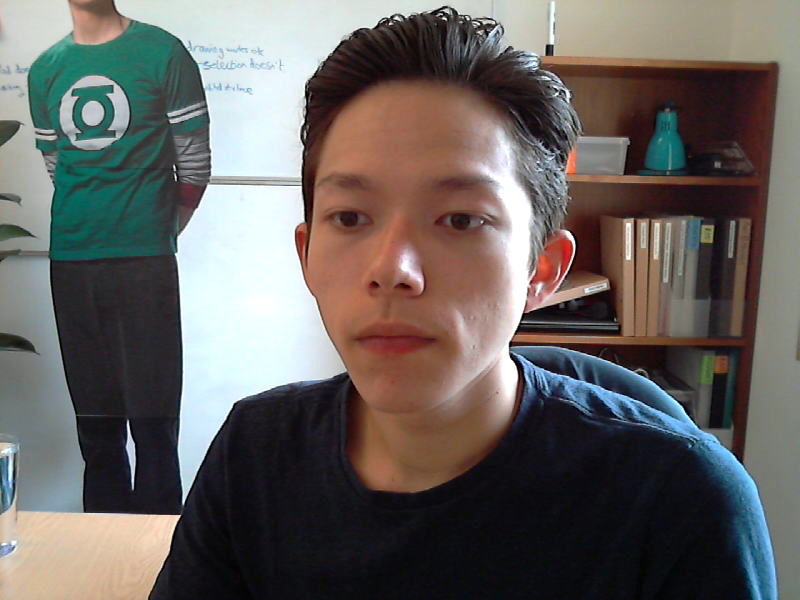
#> input picture img_0.png, 800 x 600 px; its folder holds 4 pictures in this run
$ jupyter execute --allow-errors eye-tracking.ipynb   (Python 2 division)
#> lines starting #> are read from the running program, lines starting #| are printed output that depends on the picture; after the words box and inside, x2 and y2 are one past the last pixel; in counts of white or black regions, pixels touching at a corner belong together
[cell 1]
# standard computer vision imports
import numpy as np
import cv2

import matplotlib.pyplot as plt
from mpl_toolkits.mplot3d import Axes3D

# reading in files
import re, os

# displaying images inline
from IPython.display import Image, display

### Debugging methods

Mostly drawing functions to make outputs clearer, don't worry too much about these.

[cell 2]
# write small text with a black shadow
def pretty_txt(img, txt, (x, y), c=[255,255,255], s=0.35, t=1):

    (w,h), _ = cv2.getTextSize(txt, cv2.FONT_HERSHEY_SIMPLEX, s, 1)
    cv2.putText(img, str(txt), (int(x-w/2)+t,int(y+h/2)+t), cv2.FONT_HERSHEY_SIMPLEX, s, 0, t)
    cv2.putText(img, str(txt), (int(x-w/2),int(y+h/2)), cv2.FONT_HERSHEY_SIMPLEX, s, c, t)


# draws a polyline between points
def polyline(img, pts, c=[255,255,255], t=1, closed=False, circles=False):

    pts = np.array(pts).astype(int)
    if closed : pts = np.append(pts,[pts[0]],axis=0)
    for (x1,y1), (x2,y2) in zip(pts[:-1], pts[1:]):
        cv2.line(img,(x1,y1),(x2,y2), c, t)
        if circles : cv2.circle(img, (x1,y1), t*2, c, -1)


# remove white margins (leave some padding)
def trim_fig(fig, pad=8):

    _, thresh = cv2.threshold(cv2.cvtColor(fig,cv2.COLOR_BGR2GRAY) , 254, 255, cv2.THRESH_BINARY_INV)
    thresh = cv2.dilate(thresh, np.ones((pad,pad),np.uint8))

    j, i = thresh.any(0).nonzero()[0], thresh.any(1).nonzero()[0]
    return fig[i[:,None], j[None,:]]

### Choose inputs

Change `img_choice` to set face image.

[cell 3]
img_choice = 3

# show face images in directory
face_imgs = [cv2.imread(f) for f in os.listdir(".") if f.startswith('img_')];
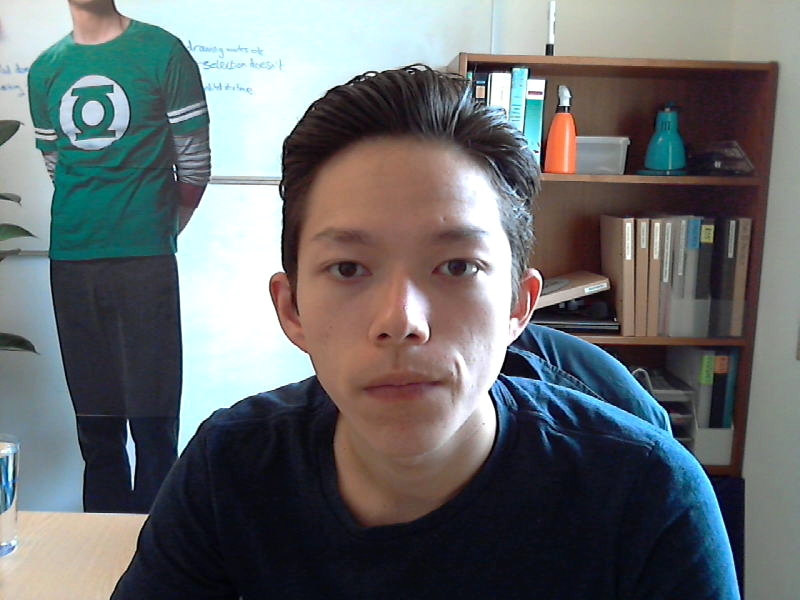
#> input picture img_1.png, 800 x 600 px
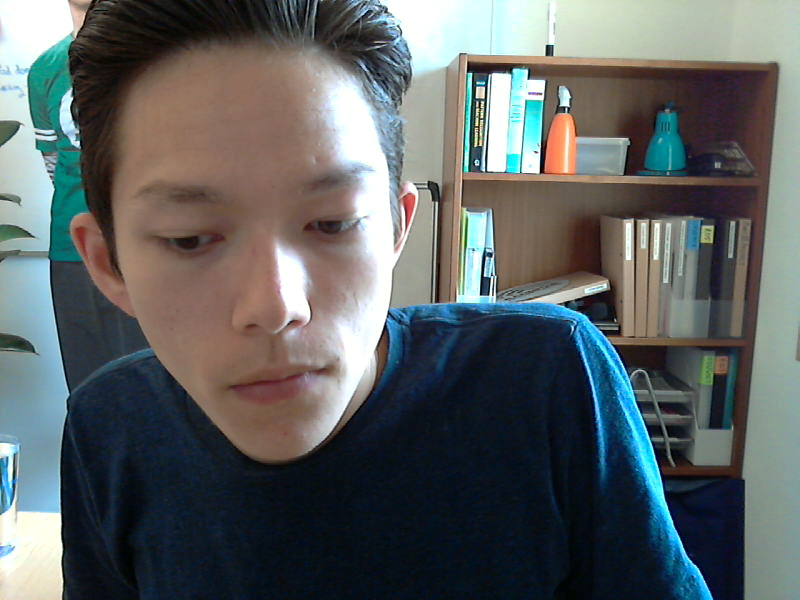
#> input picture img_2.png, 800 x 600 px
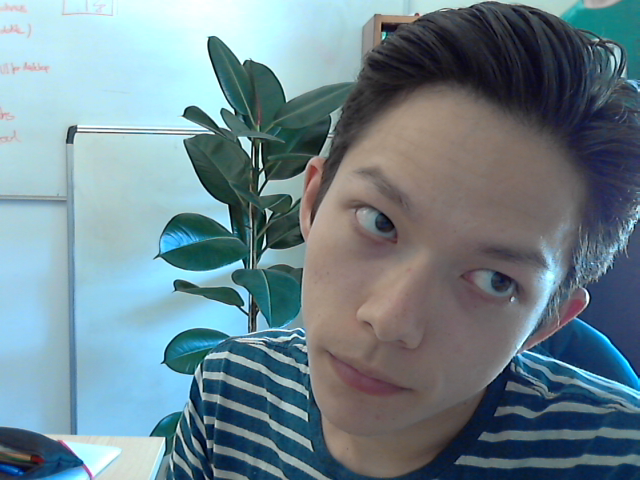
#> input picture img_3.png, 640 x 480 px
#> face_imgs = 4 items
face_imgs = [cv2.resize(img, (200,200*img.shape[0]/img.shape[1])) for img in face_imgs]

# show red border around chosen face image
f_img = face_imgs[img_choice-1];
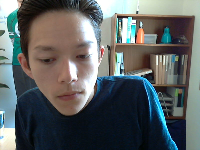
#> f_img: shape (150, 200, 3); mean of channels 0, 1, 2 98.5, 98.1, 93; drawn as B, G, R
f_img[:4,:] = f_img[-4:,:] = f_img[:,:4] = f_img[:,-4:] = [0,0,255]
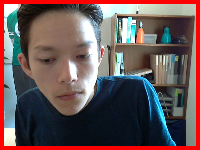
#> f_img: shape (150, 200, 3); 9.12% of pixels changed, all inside (x1, y1, x2, y2) = (0, 0, 200, 150); drawn as B, G, R

for i, f_img in enumerate(face_imgs):
    pretty_txt(f_img, str(i+1), (20, 20), s=1, t=2)
#> this loop made 4 passes

# visualize the choice
cv2.imwrite("all_face_images.png", np.hstack(face_imgs))
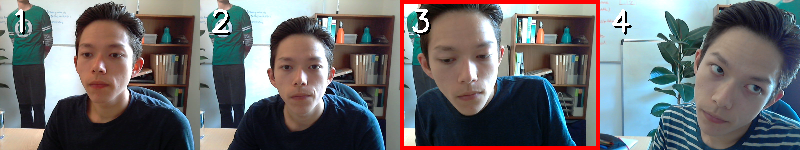
#> saved as all_face_images.png: shape (150, 800, 3); mean B, G, R 108.9, 107, 106.6
display(Image("all_face_images.png"))

# set filenames for the chosen face
filename_face_img = 'img_'+str(img_choice-1)+'.png'
filename_ldmks = 'landmarks_'+str(img_choice-1)+'.txt'
filename_mean_ldmks = 'Multi-PIE_aligned_PDM_68.txt'

### Visualize 2D detected landmarks

[cell 4]
img_bgr = cv2.imread(filename_face_img)
#> img_bgr is the input picture: shape (600, 800, 3); mean B, G, R 98.4, 98, 92.8

# read in landmark positions from text file (ignore non-float characters)
#> (the rest of this cell did not finish here and is left out)

### Load 3D mean face model

[cell 5]
# read in mean 3D facial landmark positions
with open(filename_mean_ldmks) as f:
#> (reads Multi-PIE_aligned_PDM_68.txt from the repository)
